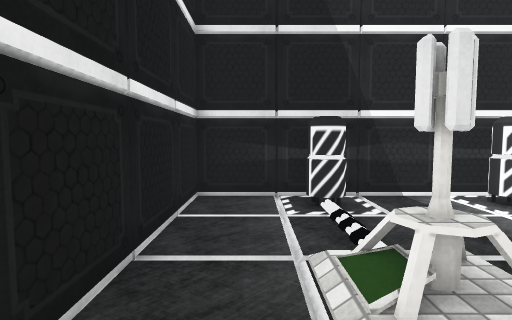
View 1 (above)

12 first-person views from a walk through a Unity game level. The camera is 1.4 m above the floor, tilts 4° down and sees 80° across. The floor is counted in squares, 1 m on a side. Each view is taken from the middle of a square. On the plan, view 1 faces up. The plan holds only what a view shows up to about 14 squares ahead; the rest is blank. The player character is not drawn. Some surface patterns are stand-ins.

View 2
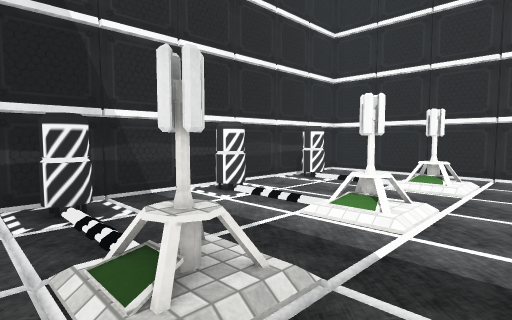

View 3
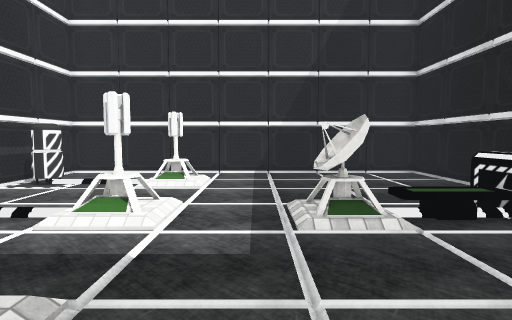

View 4
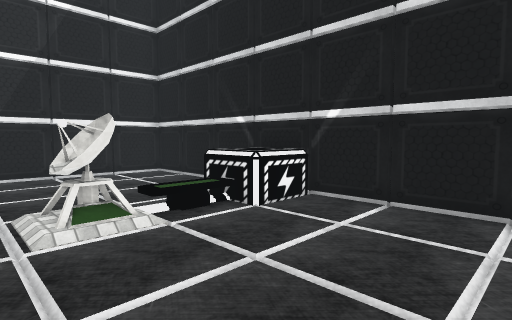

View 5
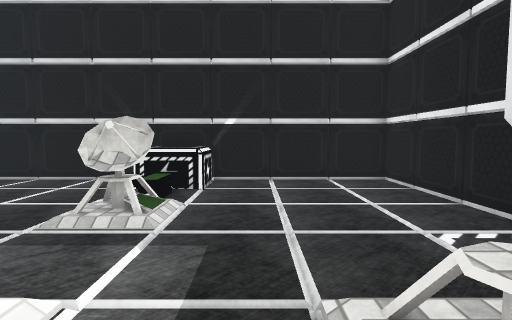

View 6
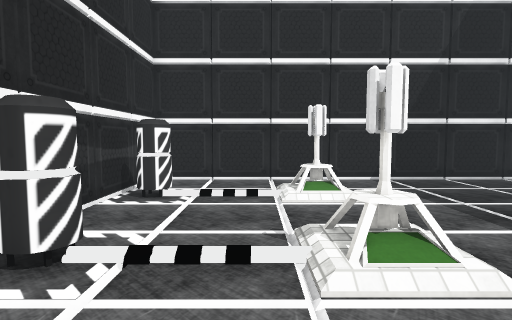

View 7
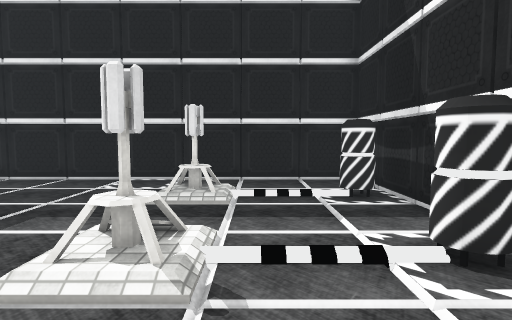

View 8
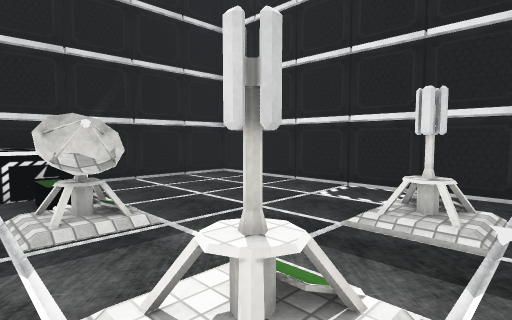

View 9
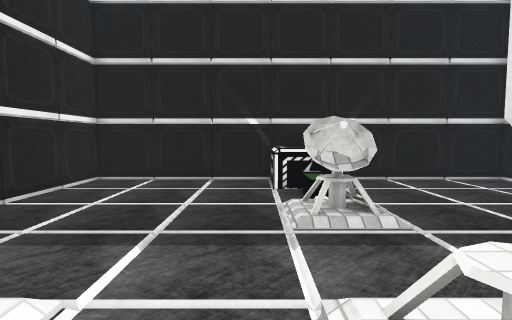

View 10
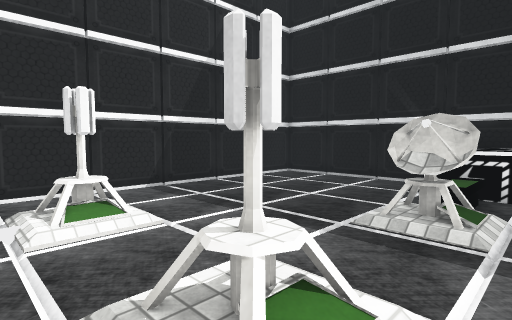

View 11
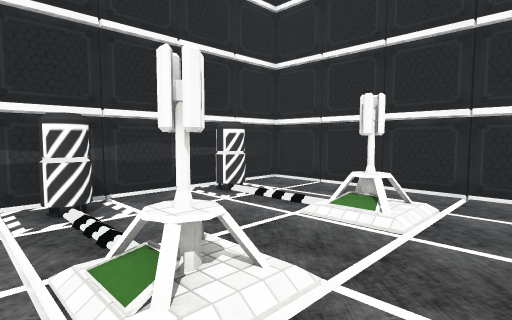

View 12
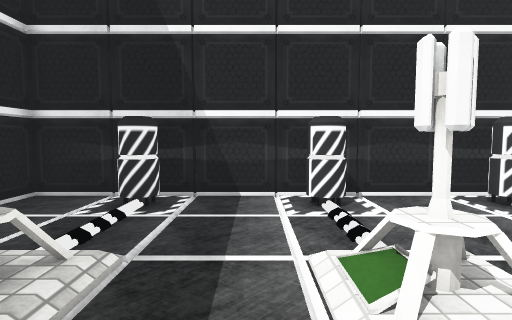

### Floor plan
Points are (right, up) in squares from view 1. A wall is a line through its corners. A room is listed if a view was taken in it or the views show most of it. See-through windows are left out.
Room 1 (views 1, 2, 3, 4, 5, 6, 7, 8, 9, 10, 11, 12)
walls: (5.2, 2.2) (5.2, 2.8) (5.8, 2.8) (5.2, 2.3); (5.9, 2.8) (5.9, 2.2) (5.3, 2.2); (1.8, 2.2) (1.2, 2.2); (1.9, 3) (1.9, 2.2); (1.2, 2.3) (1.2, 2.8); (1.3, 2.8) (1.6, 2.8); (9.2, 2.2) (9.2, 2.8) (9.8, 2.8); (-1.4, 7.4) (-1.4, -6.4) (12.4, -6.4) (12.4, 7.4) (-1.4, 7.4)
low walls: (5.2, 2.3) (5.2, 2.4); (5.8, 2.9) (6.1, 2.2); (1.8, 2.2) (1.5, 2.1) (1.1, 2.3) (1.3, 3) (2, 2.7) (1.8, 2.2); (9.6, 2.1) (9.2, 2.2); (9.8, 2.8) (9.8, 3.1)
objects: other object (1, 6) to (2, 7); other object (5, -5); other object (5, -2) to (6, -1); other object (5, 6) to (6, 7); other object (9, 6) to (10, 7)

Positions as (right, up) in squares from view 1, and headings:
1: (0, 0), facing up
2: (0, 0), facing up-right
3: (0, 0), facing right
4: (0, 0), facing down-right
5: (3, 4), facing down
6: (2, 4), facing right
7: (9, 4), facing left
8: (7, 4), facing down-left
9: (7, 4), facing down
10: (4, 4), facing down-right
11: (4, 0), facing up-right
12: (4, 0), facing up
